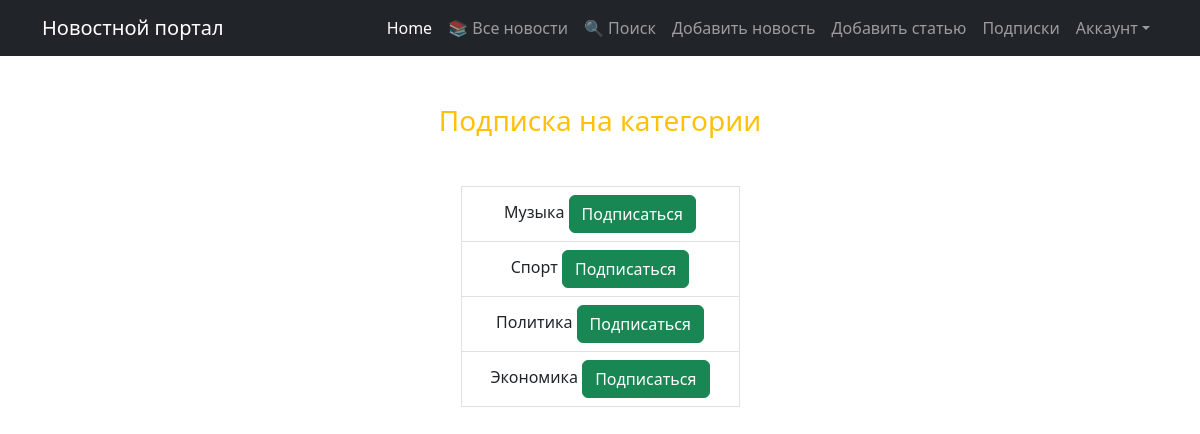
The app's page /news/categories/ with its own data.
### news/models.py (models this page shows, shortened)
class Category(models.Model):
    name = models.CharField(max_length=255, unique=True)
    subscribers = models.ManyToManyField(User, related_name='categories')

### news/views.py (the view)
# urls.py: path('categories/', CategoryListView.as_view(), name='category_list'),
class CategoryListView(ListView):
    model = Category
    context_object_name = 'categories'
    template_name = 'news/category_list.html'

### templates/news/category_list.html (shortened to what this page needs)
{% extends 'flatpages/default.html' %}
{% load custom_filters %}
{% block content %}
<h3 class="text-warning">Подписка на категории</h3>
<table class="table table-bordered mx-auto mt-5 w-25">
    {% for category in categories %}
    <tr>
        <td>
            {{ category.name }}
            {% if user in category.subscribers.all %}
            <a class="btn btn-danger bnt-sm" href="{% url 'unsubscribe' category.id %}">Отписаться</a>
            {% else %}
            <a class="btn btn-success bnt-sm" href="{% url 'subscribe' category.id %}">Подписаться</a>
            {% endif %}
        </td>
        {% endfor %}
    </tr>
</table>
{% endblock content %}

### records on screen
Category: name "Музыка", shows "Подписаться"
Category: name "Спорт", shows "Подписаться"
Category: name "Политика", shows "Подписаться"
Category: name "Экономика", shows "Подписаться"
